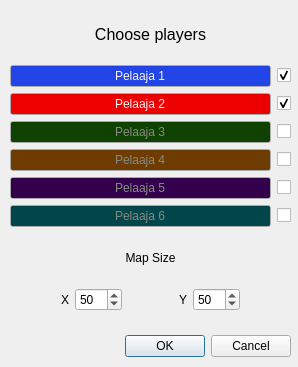
<?xml version="1.0" encoding="UTF-8"?>
<ui version="4.0">
 <class>StartDialog</class>
 <widget class="QDialog" name="StartDialog">
  <property name="geometry">
   <rect>
    <x>0</x>
    <y>0</y>
    <width>298</width>
    <height>367</height>
   </rect>
  </property>
  <property name="windowTitle">
   <string>Dialog</string>
  </property>
  <widget class="QDialogButtonBox" name="buttonBox">
   <property name="geometry">
    <rect>
     <x>90</x>
     <y>330</y>
     <width>201</width>
     <height>32</height>
    </rect>
   </property>
   <property name="orientation">
    <enum>Qt::Horizontal</enum>
   </property>
   <property name="standardButtons">
    <set>QDialogButtonBox::Cancel|QDialogButtonBox::Ok</set>
   </property>
  </widget>
  <widget class="QWidget" name="verticalLayoutWidget">
   <property name="geometry">
    <rect>
     <x>10</x>
     <y>10</y>
     <width>281</width>
     <height>301</height>
    </rect>
   </property>
   <layout class="QVBoxLayout" name="verticalLayout">
    <item>
     <widget class="QLabel" name="label">
      <property name="font">
       <font>
        <pointsize>12</pointsize>
       </font>
      </property>
      <property name="text">
       <string>Choose players</string>
      </property>
      <property name="alignment">
       <set>Qt::AlignCenter</set>
      </property>
     </widget>
    </item>
    <item>
     <layout class="QHBoxLayout" name="horizontalLayout">
      <item>
       <widget class="QLineEdit" name="nameP1">
        <property name="palette">
         <palette>
          <active>
           <colorrole role="Text">
            <brush brushstyle="SolidPattern">
             <color alpha="255">
              <red>243</red>
              <green>243</green>
              <blue>243</blue>
             </color>
            </brush>
           </colorrole>
           <colorrole role="Base">
            <brush brushstyle="SolidPattern">
             <color alpha="255">
              <red>35</red>
              <green>69</green>
              <blue>232</blue>
             </color>
            </brush>
           </colorrole>
           <colorrole role="PlaceholderText">
            <brush brushstyle="SolidPattern">
             <color alpha="128">
              <red>243</red>
              <green>243</green>
              <blue>243</blue>
             </color>
            </brush>
           </colorrole>
          </active>
          <inactive>
           <colorrole role="Text">
            <brush brushstyle="SolidPattern">
             <color alpha="255">
              <red>243</red>
              <green>243</green>
              <blue>243</blue>
             </color>
            </brush>
           </colorrole>
           <colorrole role="Base">
            <brush brushstyle="SolidPattern">
             <color alpha="255">
              <red>35</red>
              <green>69</green>
              <blue>232</blue>
             </color>
            </brush>
           </colorrole>
           <colorrole role="PlaceholderText">
            <brush brushstyle="SolidPattern">
             <color alpha="128">
              <red>243</red>
              <green>243</green>
              <blue>243</blue>
             </color>
            </brush>
           </colorrole>
          </inactive>
          <disabled>
           <colorrole role="Text">
            <brush brushstyle="SolidPattern">
             <color alpha="255">
              <red>136</red>
              <green>138</green>
              <blue>133</blue>
             </color>
            </brush>
           </colorrole>
           <colorrole role="Base">
            <brush brushstyle="SolidPattern">
             <color alpha="255">
              <red>23</red>
              <green>22</green>
              <blue>107</blue>
             </color>
            </brush>
           </colorrole>
           <colorrole role="PlaceholderText">
            <brush brushstyle="SolidPattern">
             <color alpha="128">
              <red>243</red>
              <green>243</green>
              <blue>243</blue>
             </color>
            </brush>
           </colorrole>
          </disabled>
         </palette>
        </property>
        <property name="text">
         <string>Pelaaja 1</string>
        </property>
        <property name="alignment">
         <set>Qt::AlignCenter</set>
        </property>
       </widget>
      </item>
      <item>
       <widget class="QCheckBox" name="checkboxP1">
        <property name="text">
         <string/>
        </property>
        <property name="checked">
         <bool>true</bool>
        </property>
       </widget>
      </item>
     </layout>
    </item>
    <item>
     <layout class="QHBoxLayout" name="horizontalLayout_5">
      <item>
       <widget class="QLineEdit" name="nameP2">
        <property name="enabled">
         <bool>true</bool>
        </property>
        <property name="palette">
         <palette>
          <active>
           <colorrole role="Text">
            <brush brushstyle="SolidPattern">
             <color alpha="255">
              <red>243</red>
              <green>243</green>
              <blue>243</blue>
             </color>
            </brush>
           </colorrole>
           <colorrole role="Base">
            <brush brushstyle="SolidPattern">
             <color alpha="255">
              <red>237</red>
              <green>0</green>
              <blue>0</blue>
             </color>
            </brush>
           </colorrole>
           <colorrole role="PlaceholderText">
            <brush brushstyle="SolidPattern">
             <color alpha="128">
              <red>243</red>
              <green>243</green>
              <blue>243</blue>
             </color>
            </brush>
           </colorrole>
          </active>
          <inactive>
           <colorrole role="Text">
            <brush brushstyle="SolidPattern">
             <color alpha="255">
              <red>243</red>
              <green>243</green>
              <blue>243</blue>
             </color>
            </brush>
           </colorrole>
           <colorrole role="Base">
            <brush brushstyle="SolidPattern">
             <color alpha="255">
              <red>237</red>
              <green>0</green>
              <blue>0</blue>
             </color>
            </brush>
           </colorrole>
           <colorrole role="PlaceholderText">
            <brush brushstyle="SolidPattern">
             <color alpha="128">
              <red>243</red>
              <green>243</green>
              <blue>243</blue>
             </color>
            </brush>
           </colorrole>
          </inactive>
          <disabled>
           <colorrole role="Text">
            <brush brushstyle="SolidPattern">
             <color alpha="255">
              <red>136</red>
              <green>138</green>
              <blue>133</blue>
             </color>
            </brush>
           </colorrole>
           <colorrole role="Base">
            <brush brushstyle="SolidPattern">
             <color alpha="255">
              <red>75</red>
              <green>0</green>
              <blue>0</blue>
             </color>
            </brush>
           </colorrole>
           <colorrole role="PlaceholderText">
            <brush brushstyle="SolidPattern">
             <color alpha="128">
              <red>243</red>
              <green>243</green>
              <blue>243</blue>
             </color>
            </brush>
           </colorrole>
          </disabled>
         </palette>
        </property>
        <property name="text">
         <string>Pelaaja 2</string>
        </property>
        <property name="alignment">
         <set>Qt::AlignCenter</set>
        </property>
       </widget>
      </item>
      <item>
       <widget class="QCheckBox" name="checkboxP2">
        <property name="text">
         <string/>
        </property>
        <property name="checked">
         <bool>true</bool>
        </property>
       </widget>
      </item>
     </layout>
    </item>
    <item>
     <layout class="QHBoxLayout" name="horizontalLayout_6">
      <item>
       <widget class="QLineEdit" name="nameP3">
        <property name="enabled">
         <bool>false</bool>
        </property>
        <property name="palette">
         <palette>
          <active>
           <colorrole role="Text">
            <brush brushstyle="SolidPattern">
             <color alpha="255">
              <red>243</red>
              <green>243</green>
              <blue>243</blue>
             </color>
            </brush>
           </colorrole>
           <colorrole role="Base">
            <brush brushstyle="SolidPattern">
             <color alpha="255">
              <red>57</red>
              <green>180</green>
              <blue>27</blue>
             </color>
            </brush>
           </colorrole>
           <colorrole role="PlaceholderText">
            <brush brushstyle="SolidPattern">
             <color alpha="128">
              <red>164</red>
              <green>166</green>
              <blue>168</blue>
             </color>
            </brush>
           </colorrole>
          </active>
          <inactive>
           <colorrole role="Text">
            <brush brushstyle="SolidPattern">
             <color alpha="255">
              <red>243</red>
              <green>243</green>
              <blue>243</blue>
             </color>
            </brush>
           </colorrole>
           <colorrole role="Base">
            <brush brushstyle="SolidPattern">
             <color alpha="255">
              <red>57</red>
              <green>180</green>
              <blue>27</blue>
             </color>
            </brush>
           </colorrole>
           <colorrole role="PlaceholderText">
            <brush brushstyle="SolidPattern">
             <color alpha="128">
              <red>164</red>
              <green>166</green>
              <blue>168</blue>
             </color>
            </brush>
           </colorrole>
          </inactive>
          <disabled>
           <colorrole role="Text">
            <brush brushstyle="SolidPattern">
             <color alpha="255">
              <red>136</red>
              <green>138</green>
              <blue>133</blue>
             </color>
            </brush>
           </colorrole>
           <colorrole role="Base">
            <brush brushstyle="SolidPattern">
             <color alpha="255">
              <red>15</red>
              <green>66</green>
              <blue>0</blue>
             </color>
            </brush>
           </colorrole>
           <colorrole role="PlaceholderText">
            <brush brushstyle="SolidPattern">
             <color alpha="128">
              <red>136</red>
              <green>138</green>
              <blue>133</blue>
             </color>
            </brush>
           </colorrole>
          </disabled>
         </palette>
        </property>
        <property name="text">
         <string>Pelaaja 3</string>
        </property>
        <property name="alignment">
         <set>Qt::AlignCenter</set>
        </property>
       </widget>
      </item>
      <item>
       <widget class="QCheckBox" name="checkboxP3">
        <property name="text">
         <string/>
        </property>
       </widget>
      </item>
     </layout>
    </item>
    <item>
     <layout class="QHBoxLayout" name="horizontalLayout_7">
      <item>
       <widget class="QLineEdit" name="nameP4">
        <property name="enabled">
         <bool>false</bool>
        </property>
        <property name="palette">
         <palette>
          <active>
           <colorrole role="Text">
            <brush brushstyle="SolidPattern">
             <color alpha="255">
              <red>243</red>
              <green>243</green>
              <blue>243</blue>
             </color>
            </brush>
           </colorrole>
           <colorrole role="Base">
            <brush brushstyle="SolidPattern">
             <color alpha="255">
              <red>245</red>
              <green>121</green>
              <blue>0</blue>
             </color>
            </brush>
           </colorrole>
           <colorrole role="PlaceholderText">
            <brush brushstyle="SolidPattern">
             <color alpha="128">
              <red>164</red>
              <green>166</green>
              <blue>168</blue>
             </color>
            </brush>
           </colorrole>
          </active>
          <inactive>
           <colorrole role="Text">
            <brush brushstyle="SolidPattern">
             <color alpha="255">
              <red>243</red>
              <green>243</green>
              <blue>243</blue>
             </color>
            </brush>
           </colorrole>
           <colorrole role="Base">
            <brush brushstyle="SolidPattern">
             <color alpha="255">
              <red>245</red>
              <green>121</green>
              <blue>0</blue>
             </color>
            </brush>
           </colorrole>
           <colorrole role="PlaceholderText">
            <brush brushstyle="SolidPattern">
             <color alpha="128">
              <red>164</red>
              <green>166</green>
              <blue>168</blue>
             </color>
            </brush>
           </colorrole>
          </inactive>
          <disabled>
           <colorrole role="Text">
            <brush brushstyle="SolidPattern">
             <color alpha="255">
              <red>136</red>
              <green>138</green>
              <blue>133</blue>
             </color>
            </brush>
           </colorrole>
           <colorrole role="Base">
            <brush brushstyle="SolidPattern">
             <color alpha="255">
              <red>111</red>
              <green>60</green>
              <blue>0</blue>
             </color>
            </brush>
           </colorrole>
           <colorrole role="PlaceholderText">
            <brush brushstyle="SolidPattern">
             <color alpha="128">
              <red>136</red>
              <green>138</green>
              <blue>133</blue>
             </color>
            </brush>
           </colorrole>
          </disabled>
         </palette>
        </property>
        <property name="text">
         <string>Pelaaja 4</string>
        </property>
        <property name="alignment">
         <set>Qt::AlignCenter</set>
        </property>
       </widget>
      </item>
      <item>
       <widget class="QCheckBox" name="checkboxP4">
        <property name="text">
         <string/>
        </property>
       </widget>
      </item>
     </layout>
    </item>
    <item>
     <layout class="QHBoxLayout" name="horizontalLayout_8">
      <item>
       <widget class="QLineEdit" name="nameP5">
        <property name="enabled">
         <bool>false</bool>
        </property>
        <property name="palette">
         <palette>
          <active>
           <colorrole role="Text">
            <brush brushstyle="SolidPattern">
             <color alpha="255">
              <red>243</red>
              <green>243</green>
              <blue>243</blue>
             </color>
            </brush>
           </colorrole>
           <colorrole role="Base">
            <brush brushstyle="SolidPattern">
             <color alpha="255">
              <red>115</red>
              <green>0</green>
              <blue>169</blue>
             </color>
            </brush>
           </colorrole>
           <colorrole role="PlaceholderText">
            <brush brushstyle="SolidPattern">
             <color alpha="128">
              <red>164</red>
              <green>166</green>
              <blue>168</blue>
             </color>
            </brush>
           </colorrole>
          </active>
          <inactive>
           <colorrole role="Text">
            <brush brushstyle="SolidPattern">
             <color alpha="255">
              <red>243</red>
              <green>243</green>
              <blue>243</blue>
             </color>
            </brush>
           </colorrole>
           <colorrole role="Base">
            <brush brushstyle="SolidPattern">
             <color alpha="255">
              <red>115</red>
              <green>0</green>
              <blue>169</blue>
             </color>
            </brush>
           </colorrole>
           <colorrole role="PlaceholderText">
            <brush brushstyle="SolidPattern">
             <color alpha="128">
              <red>164</red>
              <green>166</green>
              <blue>168</blue>
             </color>
            </brush>
           </colorrole>
          </inactive>
          <disabled>
           <colorrole role="Text">
            <brush brushstyle="SolidPattern">
             <color alpha="255">
              <red>136</red>
              <green>138</green>
              <blue>133</blue>
             </color>
            </brush>
           </colorrole>
           <colorrole role="Base">
            <brush brushstyle="SolidPattern">
             <color alpha="255">
              <red>51</red>
              <green>0</green>
              <blue>75</blue>
             </color>
            </brush>
           </colorrole>
           <colorrole role="PlaceholderText">
            <brush brushstyle="SolidPattern">
             <color alpha="128">
              <red>136</red>
              <green>138</green>
              <blue>133</blue>
             </color>
            </brush>
           </colorrole>
          </disabled>
         </palette>
        </property>
        <property name="text">
         <string>Pelaaja 5</string>
        </property>
        <property name="alignment">
         <set>Qt::AlignCenter</set>
        </property>
       </widget>
      </item>
      <item>
       <widget class="QCheckBox" name="checkboxP5">
        <property name="text">
         <string/>
        </property>
       </widget>
      </item>
     </layout>
    </item>
    <item>
     <layout class="QHBoxLayout" name="horizontalLayout_3">
      <item>
       <widget class="QLineEdit" name="nameP6">
        <property name="enabled">
         <bool>false</bool>
        </property>
        <property name="palette">
         <palette>
          <active>
           <colorrole role="Text">
            <brush brushstyle="SolidPattern">
             <color alpha="255">
              <red>243</red>
              <green>243</green>
              <blue>243</blue>
             </color>
            </brush>
           </colorrole>
           <colorrole role="Base">
            <brush brushstyle="SolidPattern">
             <color alpha="255">
              <red>0</red>
              <green>180</green>
              <blue>158</blue>
             </color>
            </brush>
           </colorrole>
           <colorrole role="PlaceholderText">
            <brush brushstyle="SolidPattern">
             <color alpha="128">
              <red>164</red>
              <green>166</green>
              <blue>168</blue>
             </color>
            </brush>
           </colorrole>
          </active>
          <inactive>
           <colorrole role="Text">
            <brush brushstyle="SolidPattern">
             <color alpha="255">
              <red>243</red>
              <green>243</green>
              <blue>243</blue>
             </color>
            </brush>
           </colorrole>
           <colorrole role="Base">
            <brush brushstyle="SolidPattern">
             <color alpha="255">
              <red>0</red>
              <green>180</green>
              <blue>158</blue>
             </color>
            </brush>
           </colorrole>
           <colorrole role="PlaceholderText">
            <brush brushstyle="SolidPattern">
             <color alpha="128">
              <red>164</red>
              <green>166</green>
              <blue>168</blue>
             </color>
            </brush>
           </colorrole>
          </inactive>
          <disabled>
           <colorrole role="Text">
            <brush brushstyle="SolidPattern">
             <color alpha="255">
              <red>136</red>
              <green>138</green>
              <blue>133</blue>
             </color>
            </brush>
           </colorrole>
           <colorrole role="Base">
            <brush brushstyle="SolidPattern">
             <color alpha="255">
              <red>0</red>
              <green>70</green>
              <blue>75</blue>
             </color>
            </brush>
           </colorrole>
           <colorrole role="PlaceholderText">
            <brush brushstyle="SolidPattern">
             <color alpha="128">
              <red>136</red>
              <green>138</green>
              <blue>133</blue>
             </color>
            </brush>
           </colorrole>
          </disabled>
         </palette>
        </property>
        <property name="text">
         <string>Pelaaja 6</string>
        </property>
        <property name="alignment">
         <set>Qt::AlignCenter</set>
        </property>
       </widget>
      </item>
      <item>
       <widget class="QCheckBox" name="checkboxP6">
        <property name="text">
         <string/>
        </property>
       </widget>
      </item>
     </layout>
    </item>
    <item>
     <widget class="QLabel" name="label_2">
      <property name="text">
       <string>Map Size</string>
      </property>
      <property name="alignment">
       <set>Qt::AlignCenter</set>
      </property>
     </widget>
    </item>
    <item>
     <layout class="QHBoxLayout" name="horizontalLayout_9">
      <item>
       <spacer name="horizontalSpacer_2">
        <property name="orientation">
         <enum>Qt::Horizontal</enum>
        </property>
        <property name="sizeHint" stdset="0">
         <size>
          <width>40</width>
          <height>20</height>
         </size>
        </property>
       </spacer>
      </item>
      <item>
       <widget class="QLabel" name="label_3">
        <property name="text">
         <string>X</string>
        </property>
        <property name="alignment">
         <set>Qt::AlignCenter</set>
        </property>
       </widget>
      </item>
      <item>
       <widget class="QSpinBox" name="spinBox">
        <property name="minimum">
         <number>40</number>
        </property>
        <property name="maximum">
         <number>200</number>
        </property>
        <property name="value">
         <number>50</number>
        </property>
       </widget>
      </item>
      <item>
       <spacer name="horizontalSpacer">
        <property name="orientation">
         <enum>Qt::Horizontal</enum>
        </property>
        <property name="sizeHint" stdset="0">
         <size>
          <width>40</width>
          <height>20</height>
         </size>
        </property>
       </spacer>
      </item>
      <item>
       <widget class="QLabel" name="label_4">
        <property name="text">
         <string>Y</string>
        </property>
       </widget>
      </item>
      <item>
       <widget class="QSpinBox" name="spinBox_2">
        <property name="minimum">
         <number>40</number>
        </property>
        <property name="maximum">
         <number>200</number>
        </property>
        <property name="value">
         <number>50</number>
        </property>
       </widget>
      </item>
      <item>
       <spacer name="horizontalSpacer_3">
        <property name="orientation">
         <enum>Qt::Horizontal</enum>
        </property>
        <property name="sizeHint" stdset="0">
         <size>
          <width>40</width>
          <height>20</height>
         </size>
        </property>
       </spacer>
      </item>
     </layout>
    </item>
   </layout>
  </widget>
 </widget>
 <resources/>
 <connections>
  <connection>
   <sender>buttonBox</sender>
   <signal>accepted()</signal>
   <receiver>StartDialog</receiver>
   <slot>accept()</slot>
   <hints>
    <hint type="sourcelabel">
     <x>248</x>
     <y>254</y>
    </hint>
    <hint type="destinationlabel">
     <x>157</x>
     <y>274</y>
    </hint>
   </hints>
  </connection>
  <connection>
   <sender>buttonBox</sender>
   <signal>rejected()</signal>
   <receiver>StartDialog</receiver>
   <slot>reject()</slot>
   <hints>
    <hint type="sourcelabel">
     <x>316</x>
     <y>260</y>
    </hint>
    <hint type="destinationlabel">
     <x>286</x>
     <y>274</y>
    </hint>
   </hints>
  </connection>
  <connection>
   <sender>checkboxP1</sender>
   <signal>toggled(bool)</signal>
   <receiver>nameP1</receiver>
   <slot>setEnabled(bool)</slot>
   <hints>
    <hint type="sourcelabel">
     <x>281</x>
     <y>49</y>
    </hint>
    <hint type="destinationlabel">
     <x>140</x>
     <y>49</y>
    </hint>
   </hints>
  </connection>
  <connection>
   <sender>checkboxP2</sender>
   <signal>toggled(bool)</signal>
   <receiver>nameP2</receiver>
   <slot>setEnabled(bool)</slot>
   <hints>
    <hint type="sourcelabel">
     <x>281</x>
     <y>82</y>
    </hint>
    <hint type="destinationlabel">
     <x>140</x>
     <y>82</y>
    </hint>
   </hints>
  </connection>
  <connection>
   <sender>checkboxP3</sender>
   <signal>toggled(bool)</signal>
   <receiver>nameP3</receiver>
   <slot>setEnabled(bool)</slot>
   <hints>
    <hint type="sourcelabel">
     <x>281</x>
     <y>115</y>
    </hint>
    <hint type="destinationlabel">
     <x>140</x>
     <y>115</y>
    </hint>
   </hints>
  </connection>
  <connection>
   <sender>checkboxP4</sender>
   <signal>toggled(bool)</signal>
   <receiver>nameP4</receiver>
   <slot>setEnabled(bool)</slot>
   <hints>
    <hint type="sourcelabel">
     <x>281</x>
     <y>148</y>
    </hint>
    <hint type="destinationlabel">
     <x>140</x>
     <y>148</y>
    </hint>
   </hints>
  </connection>
  <connection>
   <sender>checkboxP5</sender>
   <signal>toggled(bool)</signal>
   <receiver>nameP5</receiver>
   <slot>setEnabled(bool)</slot>
   <hints>
    <hint type="sourcelabel">
     <x>281</x>
     <y>181</y>
    </hint>
    <hint type="destinationlabel">
     <x>140</x>
     <y>181</y>
    </hint>
   </hints>
  </connection>
  <connection>
   <sender>checkboxP6</sender>
   <signal>toggled(bool)</signal>
   <receiver>nameP6</receiver>
   <slot>setEnabled(bool)</slot>
   <hints>
    <hint type="sourcelabel">
     <x>281</x>
     <y>214</y>
    </hint>
    <hint type="destinationlabel">
     <x>140</x>
     <y>214</y>
    </hint>
   </hints>
  </connection>
 </connections>
</ui>
